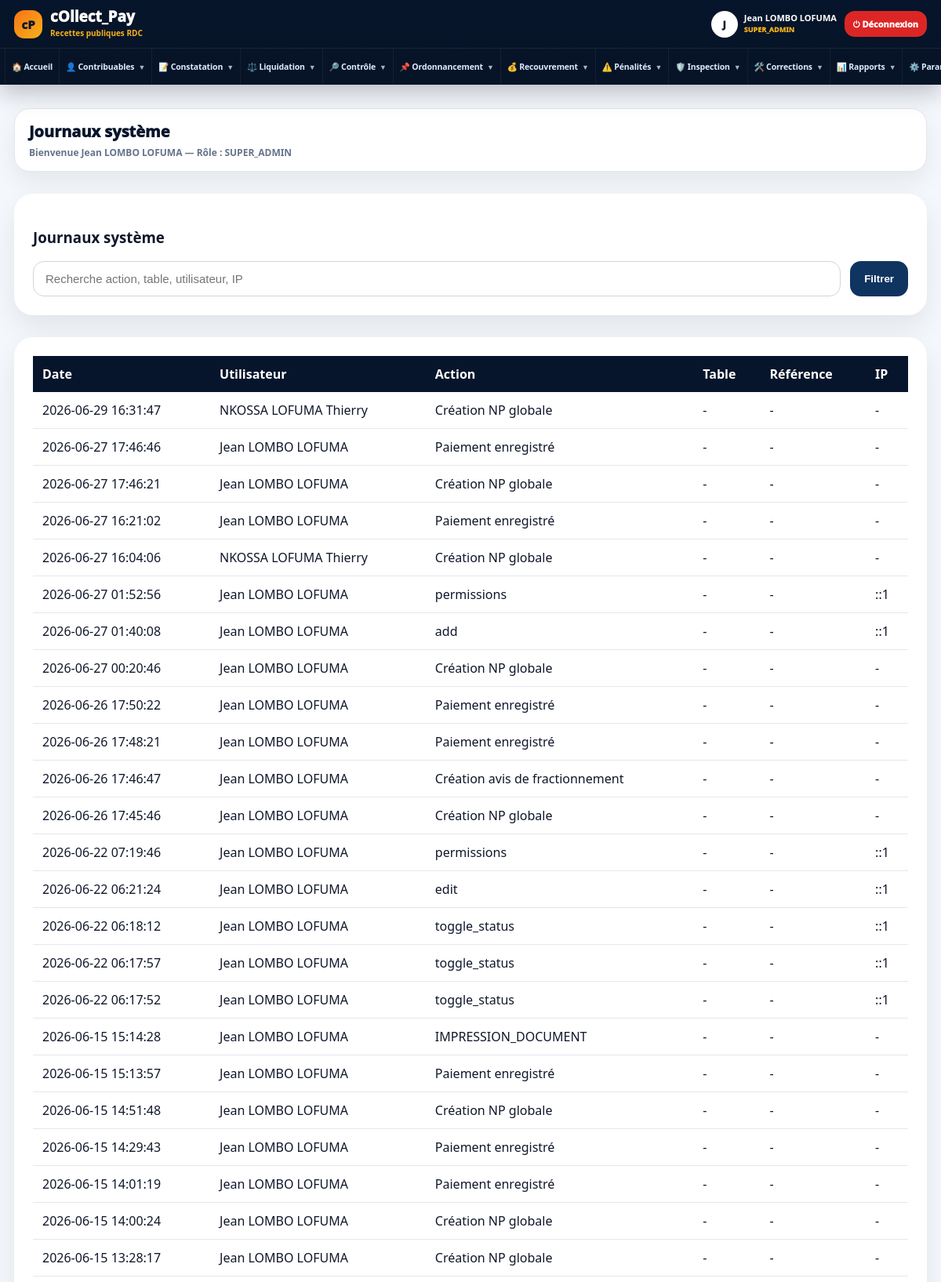
/modules/administration/journaux.php (signed in, upper part), run on the app's committed database.
### tables this page shows
CREATE TABLE `audit_logs` (
  `id` int(11) NOT NULL,
  `user_id` int(11) DEFAULT NULL,
  `action` text NOT NULL,
  `description` text DEFAULT NULL,
  `module` varchar(100) DEFAULT NULL,
  `reference_document` varchar(150) DEFAULT NULL,
  `details` text DEFAULT NULL,
  `table_modifiee` varchar(100) DEFAULT NULL,
  `reference_id` int(11) DEFAULT NULL,
  `ancienne_valeur` longtext DEFAULT NULL CHECK (json_valid(`ancienne_valeur`)),
  `nouvelle_valeur` longtext DEFAULT NULL CHECK (json_valid(`nouvelle_valeur`)),
  `ip_address` varchar(100) DEFAULT NULL,
  `user_agent` text DEFAULT NULL,
  `date_action` timestamp NOT NULL DEFAULT current_timestamp(),
  `created_at` timestamp NOT NULL DEFAULT current_timestamp()
);

CREATE TABLE `users` (
  `id` int(11) NOT NULL,
  `nom` varchar(150) NOT NULL,
  `email` varchar(150) NOT NULL,
  `telephone` varchar(50) DEFAULT NULL,
  `photo` varchar(255) DEFAULT NULL,
  `statut` enum('actif','inactif') DEFAULT 'actif',
  `derniere_connexion` datetime DEFAULT NULL,
  `password` text NOT NULL,
  `role_id` int(11) DEFAULT NULL,
  `province_id` int(11) DEFAULT NULL,
  `centre_id` int(11) DEFAULT NULL,
  `service_id` int(11) DEFAULT NULL,
  `niveau` enum('centre','province','national') DEFAULT 'centre',
  `actif` tinyint(1) DEFAULT 1,
  `created_at` timestamp NOT NULL DEFAULT current_timestamp(),
  `updated_at` datetime DEFAULT NULL
);

### modules/administration/journaux.php (the view, shortened to what this page needs)
<?php
require_once "../../config/database.php";
$search = $_GET['search'] ?? '';
$sql = "
    SELECT l.*, u.nom AS utilisateur
    FROM audit_logs l
    LEFT JOIN users u ON l.user_id = u.id
    WHERE 1=1
";
$params = [];
$sql .= " ORDER BY l.date_action DESC LIMIT 200";
$stmt = $pdo->prepare($sql);
$stmt->execute($params);
$logs = $stmt->fetchAll();
?>
<!DOCTYPE html>
<html lang="fr">
<head>
    <link rel="stylesheet" href="/collect_pay/assets/css/admin.css">
</head>
<body>
<div class="admin-layout">
    <?php require_once "../../includes/sidebar.php"; ?>
    <main class="main-content">
        <?php require_once "../../includes/topbar.php"; ?>
        <div class="panel">
            <h3>Journaux système</h3>
            <form method="GET" style="display:grid;grid-template-columns:1fr auto;gap:12px;">
                <input type="text" name="search" placeholder="Recherche action, table, utilisateur, IP"
                       value="<?= htmlspecialchars($search) ?>">
                <button type="submit">Filtrer</button>
            </form>
        </div>
        <div class="panel">
            <table class="table-premium">
                <tr>
                    <th>Date</th>
                    <th>Utilisateur</th>
                    <th>Action</th>
                    <th>Table</th>
                    <th>Référence</th>
                    <th>IP</th>
                </tr>
                <?php foreach($logs as $l): ?>
                    <tr>
                        <td><?= htmlspecialchars($l['date_action']) ?></td>
                        <td><?= htmlspecialchars($l['utilisateur'] ?? '-') ?></td>
                        <td><?= htmlspecialchars($l['action']) ?></td>
                        <td><?= htmlspecialchars($l['table_modifiee'] ?? '-') ?></td>
                        <td><?= htmlspecialchars($l['reference_id'] ?? '-') ?></td>
                        <td><?= htmlspecialchars($l['ip_address'] ?? '-') ?></td>
                    </tr>
                <?php endforeach; ?>
            </table>
        </div>
    </main>
</div>
</body>
</html>

### assets/css/admin.css (style rules this page uses)
* { box-sizing: border-box; }
body { margin: 0; font-family: 'Segoe UI', sans-serif; background: #f4f7fb; color: #1f2937; }
.admin-layout { min-height: 100vh; }
.main-content { margin-left: 280px; width: calc(100% - 280px); padding: 28px; transition: all .35s ease; }
.panel { background: white; border-radius: 24px; padding: 24px; margin-top: 28px; box-shadow: 0 15px 35px rgba(0,0,0,.08); }
.table-premium { width: 100%; border-collapse: collapse; }
.table-premium th { background: #06152b; color: white; padding: 12px; text-align: left; }
.table-premium td { padding: 12px; border-bottom: 1px solid #e5e7eb; }
form { display: grid; gap: 14px; }
form input, form select, form textarea { padding: 13px 15px; border: 1px solid #d1d5db; border-radius: 14px; font-size: 15px; width: 100%; }
form button, .btn { background: #0f3460; color: white; border: none; padding: 13px 18px; border-radius: 14px; font-weight: 900; cursor: pointer; text-decoration: none; display: inline-block; }

### includes/sidebar.php (style rules this page uses)
:root { --cp-navy:#06152b;--cp-blue:#0f3460;--cp-gold:#f6b21a;--cp-bg:#f4f7fb;--cp-border:#e5e7eb;--cp-text:#0f172a;--cp-muted:#64748b }
html,body { margin:0!important;padding:0!important;background:var(--cp-bg)!important;font-family:'Segoe UI',Arial,sans-serif!important;color:var(--cp-text)!important;overflow-x:hidden!important }
.admin-layout { min-height:100vh!important;display:block!important }
.main-content,.cp-main,main { margin-left:0!important;width:100%!important;max-width:100%!important;min-height:100vh!important;padding:0 18px 26px!important }

### data on the page
audit_logs: date_action "2026-06-29 16:31:47", user.nom "NKOSSA LOFUMA Thierry", action "Création NP globale", table_modifiee "-", reference "-", ip_address "-"
audit_logs: date_action "2026-06-27 17:46:46", user.nom "Jean LOMBO LOFUMA", action "Paiement enregistré", table_modifiee "-", reference "-", ip_address "-"
audit_logs: date_action "2026-06-27 17:46:21", user.nom "Jean LOMBO LOFUMA", action "Création NP globale", table_modifiee "-", reference "-", ip_address "-"
audit_logs: date_action "2026-06-27 16:21:02", user.nom "Jean LOMBO LOFUMA", action "Paiement enregistré", table_modifiee "-", reference "-", ip_address "-"
audit_logs: date_action "2026-06-27 16:04:06", user.nom "NKOSSA LOFUMA Thierry", action "Création NP globale", table_modifiee "-", reference "-", ip_address "-"
audit_logs: date_action "2026-06-27 01:52:56", user.nom "Jean LOMBO LOFUMA", action "permissions", table_modifiee "-", reference "-", ip_address "::1"
audit_logs: date_action "2026-06-27 01:40:08", user.nom "Jean LOMBO LOFUMA", action "add", table_modifiee "-", reference "-", ip_address "::1"
audit_logs: date_action "2026-06-27 00:20:46", user.nom "Jean LOMBO LOFUMA", action "Création NP globale", table_modifiee "-", reference "-", ip_address "-"
audit_logs: date_action "2026-06-26 17:50:22", user.nom "Jean LOMBO LOFUMA", action "Paiement enregistré", table_modifiee "-", reference "-", ip_address "-"
audit_logs: date_action "2026-06-26 17:48:21", user.nom "Jean LOMBO LOFUMA", action "Paiement enregistré", table_modifiee "-", reference "-", ip_address "-"
audit_logs: date_action "2026-06-26 17:46:47", user.nom "Jean LOMBO LOFUMA", action "Création avis de fractionnement", table_modifiee "-", reference "-", ip_address "-"
audit_logs: date_action "2026-06-26 17:45:46", user.nom "Jean LOMBO LOFUMA", action "Création NP globale", table_modifiee "-", reference "-", ip_address "-"
audit_logs: date_action "2026-06-22 07:19:46", user.nom "Jean LOMBO LOFUMA", action "permissions", table_modifiee "-", reference "-", ip_address "::1"
audit_logs: date_action "2026-06-22 06:21:24", user.nom "Jean LOMBO LOFUMA", action "edit", table_modifiee "-", reference "-", ip_address "::1"
audit_logs: date_action "2026-06-22 06:18:12", user.nom "Jean LOMBO LOFUMA", action "toggle_status", table_modifiee "-", reference "-", ip_address "::1"
audit_logs: date_action "2026-06-22 06:17:57", user.nom "Jean LOMBO LOFUMA", action "toggle_status", table_modifiee "-", reference "-", ip_address "::1"
audit_logs: date_action "2026-06-22 06:17:52", user.nom "Jean LOMBO LOFUMA", action "toggle_status", table_modifiee "-", reference "-", ip_address "::1"
audit_logs: date_action "2026-06-15 15:14:28", user.nom "Jean LOMBO LOFUMA", action "IMPRESSION_DOCUMENT", table_modifiee "-", reference "-", ip_address "-"
audit_logs: date_action "2026-06-15 15:13:57", user.nom "Jean LOMBO LOFUMA", action "Paiement enregistré", table_modifiee "-", reference "-", ip_address "-"
audit_logs: date_action "2026-06-15 14:51:48", user.nom "Jean LOMBO LOFUMA", action "Création NP globale", table_modifiee "-", reference "-", ip_address "-"
audit_logs: date_action "2026-06-15 14:29:43", user.nom "Jean LOMBO LOFUMA", action "Paiement enregistré", table_modifiee "-", reference "-", ip_address "-"
audit_logs: date_action "2026-06-15 14:01:19", user.nom "Jean LOMBO LOFUMA", action "Paiement enregistré", table_modifiee "-", reference "-", ip_address "-"
audit_logs: date_action "2026-06-15 14:00:24", user.nom "Jean LOMBO LOFUMA", action "Création NP globale", table_modifiee "-", reference "-", ip_address "-"
audit_logs: date_action "2026-06-15 13:28:17", user.nom "Jean LOMBO LOFUMA", action "Création NP globale", table_modifiee "-", reference "-", ip_address "-"

### other printed values
substr($nom,0,1) "J"
$nom "Jean LOMBO LOFUMA"
$role "SUPER_ADMIN"
$page_title "Journaux système"
